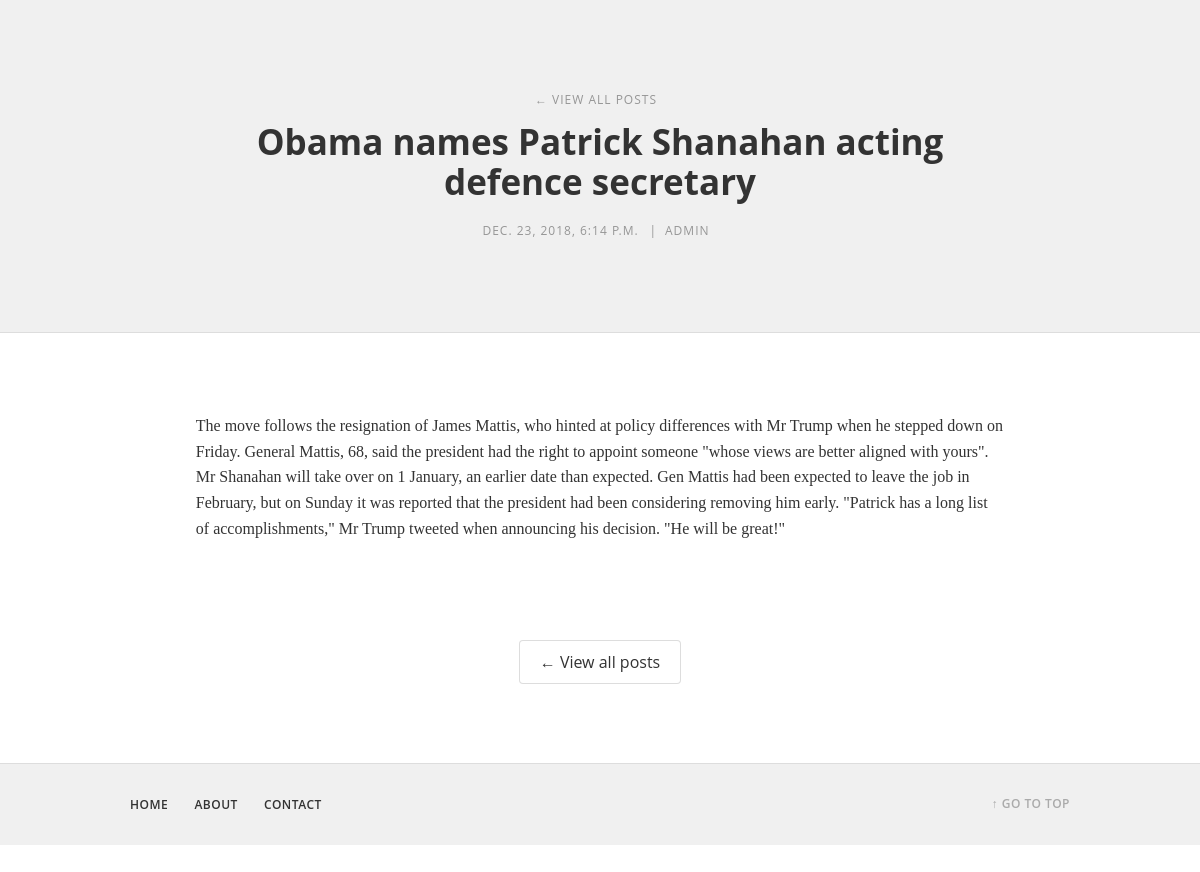
/atc/2/, run on the app's committed database.
### articles/models.py (models this page shows, shortened)
class Articles(models.Model):
    author = models.ForeignKey(settings.AUTH_USER_MODEL, on_delete=models.CASCADE)
    title = models.CharField(max_length=200)
    text = models.TextField()
    created_date = models.DateTimeField(default=timezone.now)
    published_date = models.DateTimeField(blank=True, null=True)

class Menu(models.Model):
    title = models.CharField(max_length=200)
    link = models.CharField(max_length=400)

### articles/views.py (the view)
# urls.py: path('atc/<int:articles_id>/', views.show)
def show(request,articles_id):
   artcs = Articles.objects.filter(id=articles_id)[0]
   mnus   = Menu.objects.all().order_by('id')
   return render(request, 'readmore.html', {'artc': artcs, 'mnus':mnus})

### articles/template/readmore.html (shortened to what this page needs)
<!DOCTYPE html>
<html>
<head>
  <link href="/static/home/css/style.css" rel="stylesheet" type="text/css">
</head>
<body data-gr-c-s-loaded="true">
  <div class="blog-post-header">
    <div class="w-container">
      <div class="post-info-wrapper"><a class="post-info when-link" href="/">←&nbsp;view all posts</a></div>
      <h1 class="blog-page-title">{{ artc.title }}</h1>
      <div class="post-info-wrapper">
        <div class="post-info">{{ artc.published_date }}</div>
        <div class="post-info">|</div><a class="post-info when-link" href="">{{ artc.author }}</a></div>
    </div>
  </div>
  <div class="content-wrapper">
    <div class="w-container">
      <div class="blog-body-wrapper">
        <div class="body-copy w-richtext">
          <p>
              {{ artc.text }}
          </p>
        </div>
      </div>
      <div class="button-wrapper"><a class="button w-button" href="/">←&nbsp;View all posts</a></div>
    </div>
  </div>
  <footer class="footer">
    <div class="w-container">
      <div class="navigation-bar">
          {% for mnu in mnus %}
          <a class="nav-link w--current" href="{{ mnu.link }}">
              {{ mnu.title }}
          </a>
          {% endfor %}
          <a class="float-right nav-link" href="">↑&nbsp;Go to top</a></div>
    </div>
  </footer>
</body>
</html>

### assets/home/css/style.css (style rules this page uses)
html { font-family:sans-serif;-ms-text-size-adjust:100%;-webkit-text-size-adjust:100% }
body { margin:0 }
article,aside,details,figcaption,figure,footer,header,hgroup,main,menu,nav,section,summary { display:block }
a { background-color:transparent }
h1 { font-size:2em;margin:.67em 0 }
* { -webkit-box-sizing:border-box;-moz-box-sizing:border-box;box-sizing:border-box }
html { height:100% }
body { margin:0;min-height:100%;background-color:#fff;font-family:Arial,sans-serif;font-size:14px;line-height:20px;color:#333 }
.w-button { display:inline-block;padding:9px 15px;background-color:#3898EC;color:white;border:0;line-height:inherit;text-decoration:none;cursor:pointer;border-radius:0 }
h1,h2,h3,h4,h5,h6 { font-weight:bold;margin-bottom:10px }
h1 { font-size:38px;line-height:44px;margin-top:20px }
p { margin-top:0;margin-bottom:10px }
.w-container { margin-left:auto;margin-right:auto;max-width:940px }
.w-container:before,.w-container:after { content:" ";display:table }
.w-container:after { clear:both }
.w-richtext:before,.w-richtext:after { content:" ";display:table }
.w-richtext:after { clear:both }
body { font-family: 'Open Sans', sans-serif; color: #333; font-size: 16px; line-height: 135%; }
h1 { margin-top: 0px; margin-bottom: 15px; font-size: 35px; line-height: 40px; font-weight: 700; }
p { margin-top: 0px; margin-bottom: 20px; font-family: Merriweather, serif; line-height: 160%; font-weight: 300; }
a { color: #24a7ff; text-decoration: underline; }
.button { display: inline-block; padding: 11px 20px; border-radius: 3px; background-color: #fff; box-shadow: 0 0 0 1px #ddd; -webkit-transition: box-shadow 200ms ease; transition: box-shadow 200ms ease; color: #333; font-size: 16px; line-height: 20px; text-align: center; text-decoration: none; }
.nav-link { display: inline-block; margin-right: 22px; -webkit-transition: color 200ms ease; transition: color 200ms ease; color: #aaa; font-size: 12px; font-weight: 600; letter-spacing: 0.5px; text-decoration: none; text-transform: uppercase; }
.nav-link.w--current { color: #333; }
.nav-link.float-right { margin-right: 0px; float: right; }
.post-info { display: inline-block; margin-right: 8px; color: #969696; font-size: 12px; line-height: 125%; letter-spacing: 1px; text-transform: uppercase; }
.post-info.when-link { text-decoration: none; }
.button-wrapper { margin-top: 80px; color: green; text-align: center; }
.content-wrapper { padding-top: 80px; padding-bottom: 80px; background-color: #fff; }
.footer { padding-top: 29px; padding-bottom: 29px; border-top: 1px solid #ddd; background-color: #f0f0f0; }
.post-info-wrapper { margin-top: 10px; margin-bottom: 10px; font-size: 10px; }
.blog-body-wrapper { margin-right: 7%; margin-left: 7%; }
.blog-post-header { padding-top: 80px; padding-bottom: 80px; border-bottom: 1px solid #ddd; background-color: #f0f0f0; text-align: center; }
.blog-page-title { margin-right: 7%; margin-bottom: 19px; margin-left: 7%; }

### data on the page
Articles: title "Obama names Patrick Shanahan acting defence secretary", published_date "DEC. 23, 2018, 6:14 P.M.", author "ADMIN", text "The move follows the resignation of James Mattis, who hinted at policy differences with Mr Trump when he stepped down on Friday. General Mattis, 68, said the president had the right to appoint someone \"whose views are better aligned with yours\". Mr Shanahan will take over on 1 January, an earlier date than expected. Gen Mattis had been expected to leave the job in February, but on Sunday it was reported that the president had been considering removing him early. \"Patrick has a long list of accomplishments,\" Mr Trump tweeted when announcing his decision. \"He will be great!\""
Menu: title "HOME"
Menu: title "ABOUT"
Menu: title "CONTACT"
